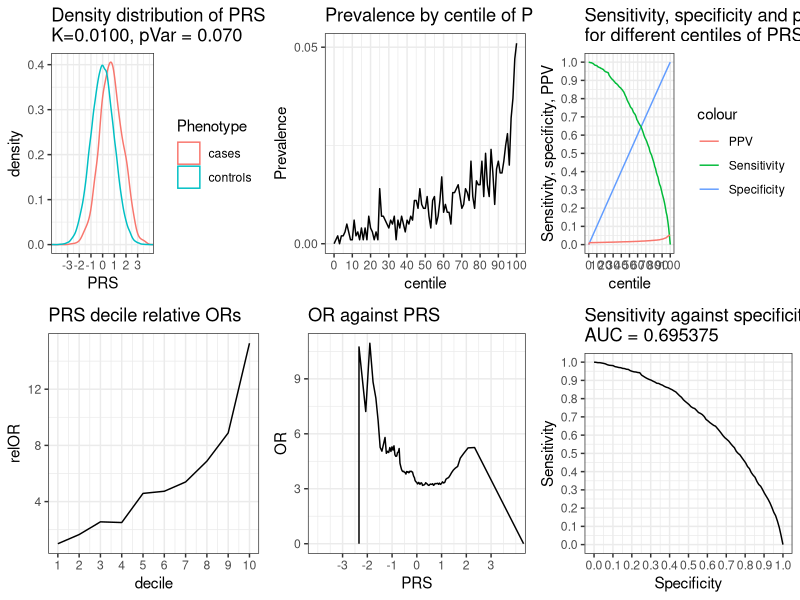
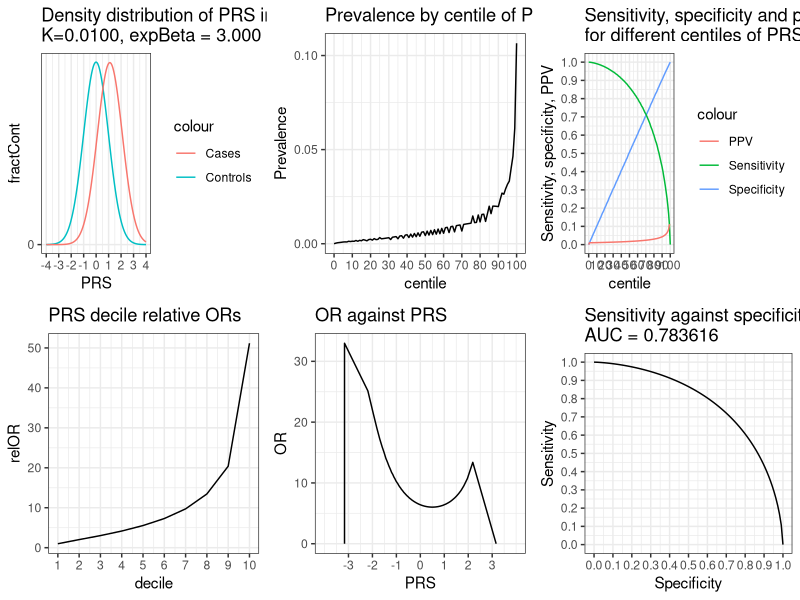

The R source for these figures, in order:
# Model PRS etc contributing to variance in liability threshold model or using relative risk
# Copyright 2019 David Curtis

# Update from code used in this paper:
# https://www.preprints.org/manuscript/201810.0171/v1

# This version models the PRS in two different ways

# The first is for a liability threshold model, as described in the paper
# For this, set nSub sample size, pVar proportion of variance captured by PRS and K, proportion of cases in population

# The second way assumes that the PRS has a linear effect on log of relative risk, close to logistic regression model
# For this, set expBeta which is the increase in relative risk associated with 1 unit increase in PRS
# Throughout, I have pretended that the odds ratio is the same as the risk ratio and refer to OR rather than RR
# I reckon this is good enough for a relatively rare trait and much easier to work with

library(ggplot2)

# Set these variables to the values you want

nSub=100000 # number of subjects to simulate
pVar=0.07 # proportion of variance explained
K=0.01 # prevalence
expBeta=3

# multiplot from Cookbook for R - http://www.cookbook-r.com/Graphs/Multiple_graphs_on_one_page_(ggplot2)/
multiplot <- function(..., plotlist=NULL, file, cols=1, layout=NULL) {
  library(grid)
  
  # Make a list from the ... arguments and plotlist
  plots <- c(list(...), plotlist)
  
  numPlots = length(plots)
  
  # If layout is NULL, then use 'cols' to determine layout
  if (is.null(layout)) {
    # Make the panel
    # ncol: Number of columns of plots
    # nrow: Number of rows needed, calculated from # of cols
    layout <- matrix(seq(1, cols * ceiling(numPlots/cols)),
                     ncol = cols, nrow = ceiling(numPlots/cols))
  }
  
  if (numPlots==1) {
    print(plots[[1]])
    
  } else {
    # Set up the page
    grid.newpage()
    pushViewport(viewport(layout = grid.layout(nrow(layout), ncol(layout))))
    
    # Make each plot, in the correct location
    for (i in 1:numPlots) {
      # Get the i,j matrix positions of the regions that contain this subplot
      matchidx <- as.data.frame(which(layout == i, arr.ind = TRUE))
      
      print(plots[[i]], vp = viewport(layout.pos.row = matchidx$row,
                                      layout.pos.col = matchidx$col))
    }
  }
}

set.seed(1)
lT=qnorm(1-K)
sP=sqrt(pVar)
sR=sqrt(1-pVar)
subs=data.frame(matrix(0, ncol = 8, nrow =nSub))
colnames(subs)=c("rawP","PRS","Residual","Liability","Phenotype","Specificity","Sensitivity","PPV")
subs$rawP=rnorm(nSub,sd=sP)
subs$Residual=rnorm(nSub,sd=sR)
subs$Liability=subs$rawP+subs$Residual
subs$PRS=subs$rawP/sP
subs$Phenotype[subs$Liability<lT]="controls"
subs$Phenotype[subs$Liability>=lT]="cases"
subs=subs[order(subs$PRS),]
l <- vector("list", 6)
t=sprintf("Distribution of liability in cases and controls,\nK = %.4f, liability threshold = %.2f",K,lT)
lFreq=ggplot(subs, aes(x=Liability,color=Phenotype)) + geom_freqpoly(binwidth=0.05) + theme_bw() +
  theme(axis.text.y=element_blank(),axis.ticks.y=element_blank()) +
  ggtitle(t) + scale_x_continuous(breaks = seq(-3,3,by =1)) + coord_cartesian(xlim=c(-4,4))
t=sprintf("Frequency distribution of PRS in cases and controls,\nK=%.4f, pVar = %.3f",K,pVar)
pFreq=ggplot(subs, aes(x=PRS,color=Phenotype)) + geom_freqpoly(binwidth=0.1) + theme_bw() +
  theme(axis.text.y=element_blank(),axis.ticks.y=element_blank()) +
  ggtitle(t) + scale_x_continuous(breaks = seq(-3,3,by =1))  + coord_cartesian(xlim=c(-4,4))
t=sprintf("Density distribution of PRS in cases and controls,\nK=%.4f, pVar = %.3f",K,pVar)
pDist=ggplot(subs, aes(x=PRS,color=Phenotype)) + geom_density() + theme_bw() +
  ggtitle(t) + scale_x_continuous(breaks = seq(-3,3,by =1))  + coord_cartesian(xlim=c(-4,4))
centiles=data.frame(matrix(0, ncol = 10, nrow =101))
colnames(centiles)=c("centile","PRS","controls","cases","Prevalence","Specificity","Sensitivity","PPV","AUC","OR")
centiles$centile=(0:100)
hundredth=nSub/100
totControl=0
totCase=0
for (r in 2:101)
{
  centiles$PRS[r]=subs$PRS[nSub/100*(r-1)]
  part=subs$Phenotype[(hundredth*(centiles$centile[r]-1)+1):(hundredth*(centiles$centile[r]))]
  nControl=length(which(part=="controls"))
  centiles$controls[r]=nControl
  totControl=totControl+nControl
  nCase=length(which(part=="cases"))
  centiles$cases[r]=nCase
  totCase=totCase+nCase
}
centiles$cases[1]=0
centiles$controls[1]=hundredth
centiles$PRS[1]=centiles$PRS[2]
controlsSoFar=0
casesSoFar=0
centiles$Prevalence=centiles$cases/hundredth
totAUC=0
tCase=0.25
tControl=0.25
tOR=3
for (r in 2:101)
{
  controlsSoFar=controlsSoFar+centiles$controls[r]
  casesSoFar=casesSoFar+centiles$cases[r]
  centiles$Specificity[r]=controlsSoFar/totControl
  centiles$Sensitivity[r]=1-casesSoFar/totCase
  if ((1-centiles$Sensitivity[r])>tCase) {
    m=sprintf("Quartile for cases finishes at %d th centile",r)
    print(m)
    tCase=tCase+0.25
  }
  if (centiles$Specificity[r]>tControl) {
    m=sprintf("Quartile for controls finishes at %d th centile",r)
    print(m)
    tControl=tControl+0.25
  }

    AUC=(centiles$Sensitivity[r-1]+centiles$Sensitivity[r])*0.5*(centiles$Specificity[r]-centiles$Specificity[r-1])
    centiles$AUC[r]=AUC
    totAUC=totAUC+AUC
    centiles$PPV[r]=(totCase-casesSoFar)/((totCase-casesSoFar)+(totControl-controlsSoFar))
    if (r<101) {
      centiles$OR[r]=(totCase-casesSoFar)/(totControl-controlsSoFar)/(casesSoFar/controlsSoFar)
      if (centiles$OR[r]>tOR && r>50) {
        m=sprintf("OR reaches %d at %d th centile",tOR,r)
        print(m)
        tOR=tOR+1
      }
  }
}
centiles$AUC[1]=0
centiles$Specificity[1]=0
centiles$Sensitivity[1]=1
centiles$PPV[101]=centiles$PPV[100]

deciles=data.frame(matrix(0, ncol = 5, nrow =10))
colnames(deciles)=c("decile","PRS","controls","cases","relOR")
deciles$decile=(1:10)
for (r in 1:10)
{
  deciles$PRS[r]=centiles$PRS[(r-1)*10+6]
  deciles$controls[r]=0
  deciles$cases[r]=0
  for (rr in 1:10)
  {
    deciles$controls[r]=deciles$controls[r]+centiles$controls[(r-1)*10+1+rr]
    deciles$cases[r]=deciles$cases[r]+centiles$cases[(r-1)*10+1+rr]
  }
  if (r==1) {
    baseOdds=deciles$cases[r]/deciles$controls[r]
  }
  deciles$relOR[r]=(deciles$cases[r]/deciles$controls[r])/baseOdds
}

t=sprintf("PRS decile relative ORs")
decOR=ggplot(deciles,aes(decile,relOR)) + geom_line() + theme_bw() +
  scale_x_continuous(breaks = seq(1,10,by=1)) + 
  ggtitle(t)
t=sprintf("OR against PRS")
OR=ggplot(centiles,aes(PRS,OR)) + geom_line() + theme_bw() +
  scale_x_continuous(breaks = seq(-3,3,by=1))  + 
  coord_cartesian(xlim=c(-4,4)) +
  ggtitle(t)
t=sprintf("Prevalence by centile of PRS")
Prevalence=ggplot(centiles,aes(centile,Prevalence)) + geom_line() + theme_bw() +
  scale_x_continuous(breaks = seq(0,100,by =10)) + 
  scale_y_continuous(breaks = seq(0,1,by =0.05)) +
  ggtitle(t)
t=sprintf("Sensitivity, specificity and positive predictive value\nfor different values of PRS")
SpecSens=ggplot(centiles,aes(PRS)) + 
  geom_line(aes(y=Specificity,colour="Specificity")) + 
  geom_line(aes(y=Sensitivity,colour="Sensitivity")) + 
  geom_line(aes(y=PPV,colour="PPV")) + 
  ggtitle(t) + 
  scale_x_continuous(breaks = seq(-3,3,by =1))  + 
  coord_cartesian(xlim=c(-4,4)) +
  scale_y_continuous(breaks = seq(0,1,by =0.1)) +
  ylab("Sensitivity, specificity, PPV") +
  theme_bw()
t=sprintf("Sensitivity, specificity and positive predictive value\nfor different centiles of PRS")
SpecSensCent=ggplot(centiles,aes(centile)) + 
  geom_line(aes(y=Specificity,colour="Specificity")) + 
  geom_line(aes(y=Sensitivity,colour="Sensitivity")) + 
  geom_line(aes(y=PPV,colour="PPV")) + 
  ggtitle(t) + scale_x_continuous(breaks = seq(-3,3,by =1))  + 
  scale_x_continuous(breaks = seq(0,100,by =10)) + 
  scale_y_continuous(breaks = seq(0,1,by =0.1)) +
  ylab("Sensitivity, specificity, PPV") +
  theme_bw()
t=sprintf("Sensitivity against specificity,\nAUC = %f",totAUC)
ROC=ggplot(centiles,aes(Specificity,Sensitivity)) + geom_line() + theme_bw() +
  scale_x_continuous(breaks = seq(0,1,by =0.1)) + 
  scale_y_continuous(breaks = seq(0,1,by =0.1)) +
  ggtitle(t)
# l[[1]]=lFreq
# l[[1]]=pFreq
l[[1]]=pDist
l[[2]]=decOR
l[[3]]=Prevalence
l[[4]]=OR
l[[5]]=SpecSensCent
l[[6]]=ROC
multiplot(plotlist=l,cols=3)

beta=log(expBeta)
risks=data.frame(matrix(0, ncol = 9, nrow =801))
colnames(risks)=c("PRS","Density","caseProportion","Risk","fractCont","fractCase","Specificity","Sensitivity","PPV")
risks$PRS=(-400:400)/100
risks$Density=dnorm(risks$PRS)
risks$caseProportion=exp(risks$PRS*beta)*risks$Density*0.01
expAlpha=K/sum(risks$caseProportion)
risks$Risk=exp(risks$PRS*beta)*expAlpha
risks$fractCont=risks$Density*0.01*(1-risks$Risk)/(1-K)
risks$fractCase=risks$Density*0.01*risks$Risk/K
t=sprintf("Density distribution of PRS in cases and controls,\nK=%.4f, expBeta = %.3f",K,expBeta)
pDistRisk=ggplot(risks, aes(PRS)) +
  geom_line(aes(y=fractCont,colour="Controls")) + 
  geom_line(aes(y=fractCase,colour="Cases")) + 
  ggtitle(t) + 
  scale_x_continuous(breaks = seq(-4,4,by =1))  + 
  coord_cartesian(xlim=c(-4,4)) +
  scale_y_continuous(breaks = seq(0,1,by =0.1)) +
  theme_bw()

totControl=nSub*(1-K)
totCase=nSub*K
totPercent=0
lastr=1
nControl=0
nCase=0
thisPercent=0
rr=2
for (r in 2:801)
{
  nControl=nControl+risks$fractCont[r]*(1-K)*nSub
  nCase=nCase+risks$fractCase[r]*K*nSub
  thisPercent=thisPercent+risks$Density[r]*0.01
  if (thisPercent>=0.01 || r==801) {
   centiles$controls[rr]=nControl
   centiles$cases[rr]=nCase
   centiles$PRS[rr]=(risks$PRS[lastr]+risks$PRS[r])/2
   lastr=r
   rr=rr+1
   totPercent=totPercent+0.01
   thisPercent=thisPercent-0.01
   nControl=0
   nCase=0
  }
}

centiles$cases[1]=0
centiles$controls[1]=hundredth
centiles$PRS[1]=centiles$PRS[2]
controlsSoFar=0
casesSoFar=0
centiles$Prevalence=centiles$cases/hundredth
totAUC=0
tCase=0.25
tControl=0.25
tOR=3
for (r in 2:101)
{
  controlsSoFar=controlsSoFar+centiles$controls[r]
  casesSoFar=casesSoFar+centiles$cases[r]
  centiles$Specificity[r]=controlsSoFar/totControl
  centiles$Sensitivity[r]=1-casesSoFar/totCase
  if ((1-centiles$Sensitivity[r])>tCase) {
    m=sprintf("Quartile for cases finishes at %d th centile",r)
    print(m)
    tCase=tCase+0.25
  }
  if (centiles$Specificity[r]>tControl) {
    m=sprintf("Quartile for controls finishes at %d th centile",r)
    print(m)
    tControl=tControl+0.25
  }

    AUC=(centiles$Sensitivity[r-1]+centiles$Sensitivity[r])*0.5*(centiles$Specificity[r]-centiles$Specificity[r-1])
    centiles$AUC[r]=AUC
    totAUC=totAUC+AUC
    centiles$PPV[r]=(totCase-casesSoFar)/((totCase-casesSoFar)+(totControl-controlsSoFar))
    if (r<101) {
      centiles$OR[r]=(totCase-casesSoFar)/(totControl-controlsSoFar)/(casesSoFar/controlsSoFar)
      if (centiles$OR[r]>tOR && r>50) {
        m=sprintf("OR reaches %d at %d th centile",tOR,r)
        print(m)
        tOR=tOR+1
      }
  }
}
centiles$AUC[1]=0
centiles$Specificity[1]=0
centiles$Sensitivity[1]=1
centiles$PPV[101]=centiles$PPV[100]

deciles=data.frame(matrix(0, ncol = 5, nrow =10))
colnames(deciles)=c("decile","PRS","controls","cases","relOR")
deciles$decile=(1:10)
for (r in 1:10)
{
  deciles$PRS[r]=centiles$PRS[(r-1)*10+6]
  deciles$controls[r]=0
  deciles$cases[r]=0
  for (rr in 1:10)
  {
    deciles$controls[r]=deciles$controls[r]+centiles$controls[(r-1)*10+1+rr]
    deciles$cases[r]=deciles$cases[r]+centiles$cases[(r-1)*10+1+rr]
  }
  if (r==1) {
    baseOdds=deciles$cases[r]/deciles$controls[r]
  }
  deciles$relOR[r]=(deciles$cases[r]/deciles$controls[r])/baseOdds
}

t=sprintf("PRS decile relative ORs")
decORRisk=ggplot(deciles,aes(decile,relOR)) + geom_line() + theme_bw() +
  scale_x_continuous(breaks = seq(1,10,by=1)) + 
  ggtitle(t)
t=sprintf("OR against PRS")
ORRisk=ggplot(centiles,aes(PRS,OR)) + geom_line() + theme_bw() +
  scale_x_continuous(breaks = seq(-3,3,by=1))  + 
  coord_cartesian(xlim=c(-4,4)) +
  ggtitle(t)
t=sprintf("Prevalence by centile of PRS")
PrevalenceRisk=ggplot(centiles,aes(centile,Prevalence)) + geom_line() + theme_bw() +
  scale_x_continuous(breaks = seq(0,100,by =10)) + 
  scale_y_continuous(breaks = seq(0,1,by =0.05)) +
  ggtitle(t)
t=sprintf("Sensitivity, specificity and positive predictive value\nfor different values of PRS")
SpecSensRisk=ggplot(centiles,aes(PRS)) + 
  geom_line(aes(y=Specificity,colour="Specificity")) + 
  geom_line(aes(y=Sensitivity,colour="Sensitivity")) + 
  geom_line(aes(y=PPV,colour="PPV")) + 
  ggtitle(t) + 
  scale_x_continuous(breaks = seq(-3,3,by =1))  + 
  coord_cartesian(xlim=c(-4,4)) +
  scale_y_continuous(breaks = seq(0,1,by =0.1)) +
  ylab("Sensitivity, specificity, PPV") +
  theme_bw()
t=sprintf("Sensitivity, specificity and positive predictive value\nfor different centiles of PRS")
SpecSensCentRisk=ggplot(centiles,aes(centile)) + 
  geom_line(aes(y=Specificity,colour="Specificity")) + 
  geom_line(aes(y=Sensitivity,colour="Sensitivity")) + 
  geom_line(aes(y=PPV,colour="PPV")) + 
  ggtitle(t) + scale_x_continuous(breaks = seq(-3,3,by =1))  + 
  scale_x_continuous(breaks = seq(0,100,by =10)) + 
  scale_y_continuous(breaks = seq(0,1,by =0.1)) +
  ylab("Sensitivity, specificity, PPV") +
  theme_bw()
t=sprintf("Sensitivity against specificity,\nAUC = %f",totAUC)
ROCRisk=ggplot(centiles,aes(Specificity,Sensitivity)) + geom_line() + theme_bw() +
  scale_x_continuous(breaks = seq(0,1,by =0.1)) + 
  scale_y_continuous(breaks = seq(0,1,by =0.1)) +
  ggtitle(t)
r <- vector("list", 6)
r[[1]]=pDistRisk
r[[2]]=decORRisk
r[[3]]=PrevalenceRisk
r[[4]]=ORRisk
r[[5]]=SpecSensCentRisk
r[[6]]=ROCRisk
dev.new()
multiplot(plotlist=r,cols=3)
